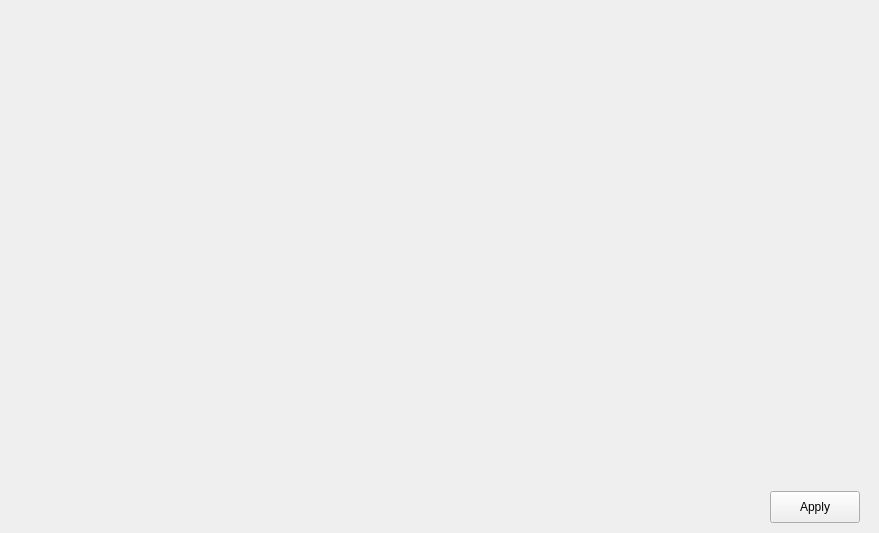
<?xml version="1.0" encoding="UTF-8"?>
<ui version="4.0">
 <class>SettingsWindow</class>
 <widget class="QWidget" name="SettingsWindow">
  <property name="geometry">
   <rect>
    <x>0</x>
    <y>0</y>
    <width>879</width>
    <height>533</height>
   </rect>
  </property>
  <property name="sizePolicy">
   <sizepolicy hsizetype="Preferred" vsizetype="Preferred">
    <horstretch>0</horstretch>
    <verstretch>0</verstretch>
   </sizepolicy>
  </property>
  <property name="windowTitle">
   <string>Settings</string>
  </property>
  <widget class="QPushButton" name="pushButton">
   <property name="geometry">
    <rect>
     <x>770</x>
     <y>491</y>
     <width>90</width>
     <height>32</height>
    </rect>
   </property>
   <property name="sizePolicy">
    <sizepolicy hsizetype="MinimumExpanding" vsizetype="Minimum">
     <horstretch>0</horstretch>
     <verstretch>0</verstretch>
    </sizepolicy>
   </property>
   <property name="text">
    <string>Apply</string>
   </property>
  </widget>
 </widget>
 <resources/>
 <connections/>
</ui>
